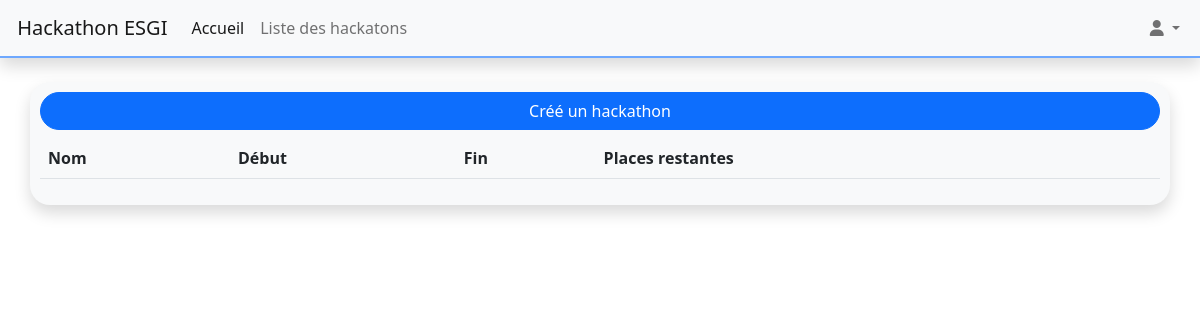
The page /myHackathons.php on the database as committed earlier.
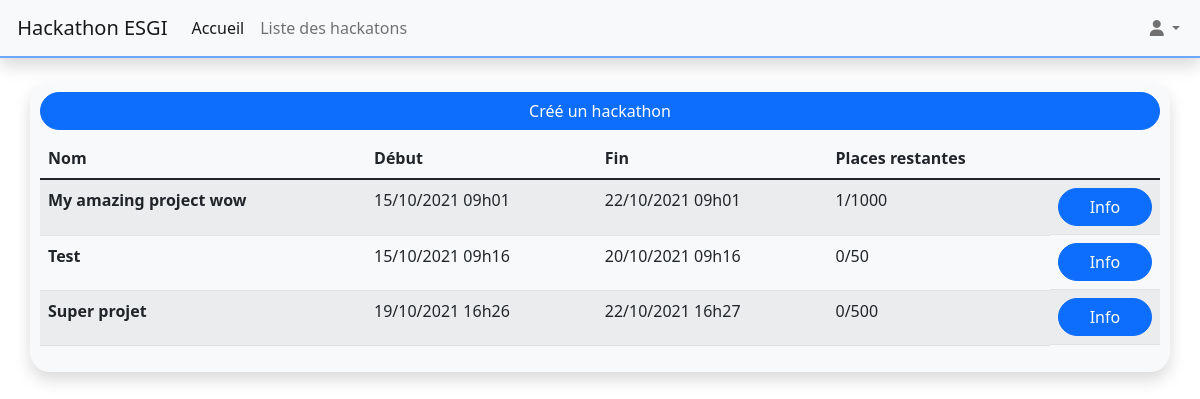
The same page on the database as committed later.
### tables this page shows
CREATE TABLE `HACKATHON` (
  `id` int NOT NULL,
  `title` varchar(100) NOT NULL,
  `description` text NOT NULL,
  `maxGroups` int NOT NULL,
  `maxInGroups` int NOT NULL,
  `advancement` char(1) NOT NULL DEFAULT '0'
);

CREATE TABLE `HACKEVENT` (
  `id` int NOT NULL,
  `title` varchar(100) NOT NULL,
  `description` text NOT NULL,
  `color` char(7) NOT NULL,
  `specialType` char(1) NOT NULL,
  `isOptional` char(1) NOT NULL,
  `dateStart` timestamp NOT NULL,
  `dateEnd` timestamp NOT NULL,
  `concern` int NOT NULL
);

### DAO/hackathon.php (called while the page is built, shortened)
<?php
require_once __DIR__."/../Functions/db.php";
function hackathonGetList(): ?array{
    $db = dbConnect();
    $sql = "SELECT id, title, description, maxGroups, maxInGroups, advancement FROM HACKATHON";
    $params = [];
    return dbFindAll($db, $sql, $params);
}

### Functions/db.php (called while the page is built, shortened)
<?php
function dbFindOne(PDO $db, string $sql, array $params): ?array{
    $statement = $db->prepare($sql);
    if ($statement) {
        $success = $statement->execute($params);
        if ($success){
            $result = $statement->fetch(PDO::FETCH_ASSOC);
            if ($result){
                return $result;
            }
        }
    }
    return null;
}
function dbFindAll(PDO $db, string $sql, array $params): ?array{
    $statement = $db->prepare($sql);
    if ($statement) {
        $success = $statement->execute($params);
        if ($success){
            $result = $statement->fetchAll(PDO::FETCH_ASSOC);
            if ($result){
                return $result;
            }
        }
    }
    return null;
}

### DAO/event.php (called while the page is built, shortened)
<?php
require_once __DIR__."/../Functions/db.php";
function eventGetPeriod(string $id): ?array{
    $db = dbConnect();
    $sql = "SELECT id, title, description, color, specialType, isOptional, dateStart, dateEnd, concern FROM HACKEVENT WHERE (specialType = 's' OR specialType = 'e') AND concern = ? ORDER BY specialType";
    $params = [$id];
    return dbFindAll($db, $sql, $params);
}

### DAO/participation.php (called while the page is built, shortened)
<?php
require_once __DIR__."/../Functions/db.php";
function numberOfParticipation(string $id): int{
    $db= dbConnect();
    $sql = "SELECT COUNT(hackathon_id) FROM participation WHERE hackathon_id = ? AND roleInHackathon ='p'";
    $params = [$id];
    $count = dbFindOne($db, $sql,$params);
    return array_shift($count);
}

### myHackathons.php (the view, shortened to what this page needs)
<?php
require_once "DAO/hackathon.php";
require_once "DAO/event.php";
require_once "DAO/participation.php";
include_once "header.php";
$hackathons = hackathonGetList();
?>
    <main>
        <div class="container">
            <div class="row">
                <section class="col-12 big-section mt-4">
                    <a class="btn btn-primary" style="width: 100%" href="hackathonCreator.php">Créé un hackathon</a>
                    <table class="table table-striped table-hover mt-2">
                        <thead>
                        <tr>
                            <th scope="col">Nom</th>
                            <th scope="col">Début</th>
                            <th scope="col">Fin</th>
                            <th scope="col">Places restantes</th>
                            <th scope="col"></th>
                        </tr>
                        </thead>
                        <tbody>
                            <?php
                                foreach ($hackathons as $hackathon){
                                    $period = eventGetPeriod($hackathon["id"]);
                                    echo "<tr>
                                            <th scope=\"row\">".$hackathon["title"]."</th>
                                            <td>".strftime('%d/%m/%Y %Hh%M', strtotime($period[1]["dateStart"]))."</td>
                                            <td>".strftime('%d/%m/%Y %Hh%M', strtotime($period[0]["dateStart"]))."</td>
                                            <td> ".numberOfParticipation($hackathon["id"])."/".$hackathon["maxGroups"] * $hackathon["maxInGroups"]."</td>
                                            <td class=\"d-grid gap-2\">
                                                <div class=\"btn-group\">";
                                                    echo "<button data-bs-toggle=\"modal\" data-bs-target=\"#hackathon-info-modal\"  class=\"btn btn-primary\" onclick='loadHackathonModalContent(".$hackathon["id"].")'>Info</button>";
                                                echo"</div>
                                            </td>
                                        </tr>";
                                }
                            ?>
                        </tbody>
                    </table>
                </section>
            </div>
        </div>
    </main>
<?php
include_once "footer.php"
?>

Rows that differ between the two databases and show on the page:
added hackathon: title "My amazing project wow", hackevent.dateStart "15/10/2021 09h01", hackevent.dateStart "22/10/2021 09h01", id "1", $hackathon["maxGroups"] * $hackathon["maxInGroups"] "1000"
added hackathon: title "Test", hackevent.dateStart "15/10/2021 09h16", hackevent.dateStart "20/10/2021 09h16", id "0", $hackathon["maxGroups"] * $hackathon["maxInGroups"] "50"
added hackathon: title "Super projet", hackevent.dateStart "19/10/2021 16h26", hackevent.dateStart "22/10/2021 16h27", id "0", $hackathon["maxGroups"] * $hackathon["maxInGroups"] "500"
